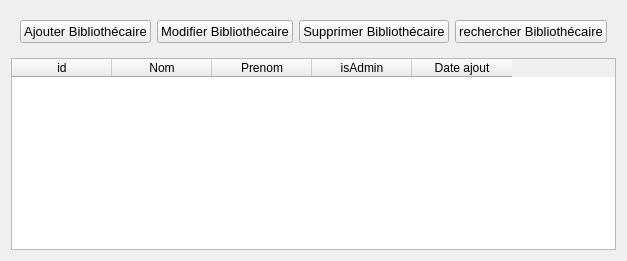
            <widget class="QWidget" name="Librarian">
             <layout class="QVBoxLayout" name="verticalLayout_49">
              <item>
               <widget class="QWidget" name="widget_23" native="true">
                <layout class="QHBoxLayout" name="horizontalLayout_11">
                 <item>
                  <widget class="QPushButton" name="pushButton_20">
                   <property name="font">
                    <font>
                     <pointsize>10</pointsize>
                    </font>
                   </property>
                   <property name="text">
                    <string>Ajouter Bibliothécaire</string>
                   </property>
                   <property name="icon">
                    <iconset resource="QSS/QSS_Resources.qrc">
                     <normaloff>:/icons/Icons/user-plus.png</normaloff>:/icons/Icons/user-plus.png</iconset>
                   </property>
                   <property name="iconSize">
                    <size>
                     <width>24</width>
                     <height>24</height>
                    </size>
                   </property>
                  </widget>
                 </item>
                 <item>
                  <widget class="QPushButton" name="pushButton_21">
                   <property name="font">
                    <font>
                     <pointsize>10</pointsize>
                    </font>
                   </property>
                   <property name="text">
                    <string>Modifier Bibliothécaire</string>
                   </property>
                   <property name="icon">
                    <iconset resource="QSS/QSS_Resources.qrc">
                     <normaloff>:/icons/Icons/edit-2.png</normaloff>:/icons/Icons/edit-2.png</iconset>
                   </property>
                   <property name="iconSize">
                    <size>
                     <width>24</width>
                     <height>24</height>
                    </size>
                   </property>
                  </widget>
                 </item>
                 <item>
                  <widget class="QPushButton" name="pushButton_22">
                   <property name="font">
                    <font>
                     <pointsize>10</pointsize>
                    </font>
                   </property>
                   <property name="text">
                    <string>Supprimer Bibliothécaire</string>
                   </property>
                   <property name="icon">
                    <iconset resource="QSS/QSS_Resources.qrc">
                     <normaloff>:/icons/Icons/trash-2.png</normaloff>:/icons/Icons/trash-2.png</iconset>
                   </property>
                   <property name="iconSize">
                    <size>
                     <width>24</width>
                     <height>24</height>
                    </size>
                   </property>
                  </widget>
                 </item>
                 <item>
                  <widget class="QPushButton" name="pushButton_23">
                   <property name="font">
                    <font>
                     <pointsize>10</pointsize>
                    </font>
                   </property>
                   <property name="text">
                    <string>rechercher Bibliothécaire</string>
                   </property>
                   <property name="icon">
                    <iconset resource="QSS/QSS_Resources.qrc">
                     <normaloff>:/icons/Icons/search.png</normaloff>:/icons/Icons/search.png</iconset>
                   </property>
                   <property name="iconSize">
                    <size>
                     <width>24</width>
                     <height>24</height>
                    </size>
                   </property>
                  </widget>
                 </item>
                </layout>
               </widget>
              </item>
              <item>
               <widget class="QTableWidget" name="tableWidget_5">
                <column>
                 <property name="text">
                  <string>id</string>
                 </property>
                </column>
                <column>
                 <property name="text">
                  <string>Nom</string>
                 </property>
                </column>
                <column>
                 <property name="text">
                  <string>Prenom</string>
                 </property>
                </column>
                <column>
                 <property name="text">
                  <string>isAdmin</string>
                 </property>
                </column>
                <column>
                 <property name="text">
                  <string>Date ajout</string>
                 </property>
                </column>
               </widget>
              </item>
             </layout>
            </widget>
